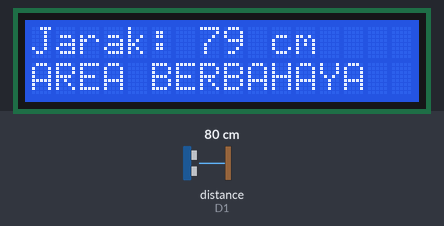
The program below on a simulated ESP8266 (NodeMCU). Parts: 16×2 character LCD. Wiring (inferred from the names in the program): ultrasonic range finder: trigger D0; echo D1. The inputs (shaded band) are chosen by the test bench; at power-on: distance to the obstacle (sensor on D1) 80 cm. The echo pulse lasts 58.3 µs per cm.

Above: at 2.7 s.
2.8 s: distance to the obstacle (sensor on D1) set to 98 cm
At 3.9 s:
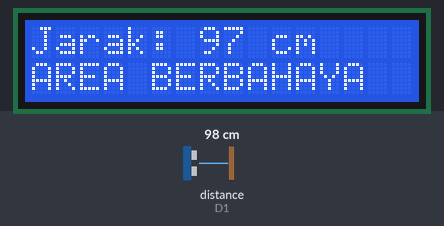
4.5 s: distance to the obstacle (sensor on D1) set to 106 cm
At 5.6 s:
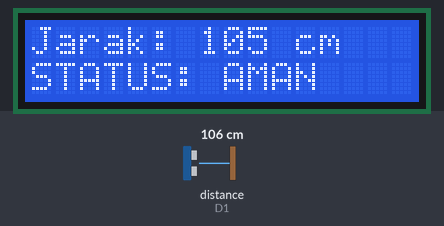
6.2 s: distance to the obstacle (sensor on D1) set to 2 cm
At 7.3 s:
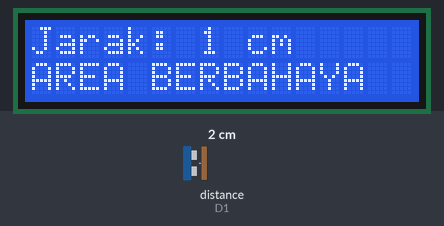
Timing chart, 0 to 9.2 s (numbered marks = the images above; inputs shaded):
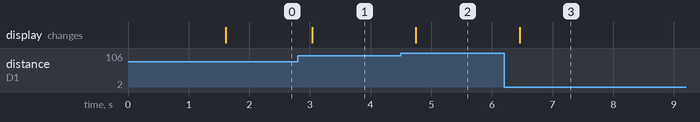

Measured:
- the behaviour switches between 100 and 101 cm on distance to the obstacle (sensor on D1) (found by bisection; images 1 and 2)
- after the input at 2.8 s, the display: changes after 0.23 s (image 1)
- after the input at 4.5 s, the display: changes after 0.25 s (image 2)
- after the input at 6.2 s, the display: changes after 0.26 s (image 3)

The program:

main.cpp
```cpp
#include <Arduino.h>
#include <Wire.h>
#include <LiquidCrystal_I2C.h>

int Trig_PIN = D0;
int ECHO_PIN = D1;

LiquidCrystal_I2C lcd(0x27, 16, 2);

long bacaJarak() {
  digitalWrite(Trig_PIN, LOW);
  delayMicroseconds(2);
  digitalWrite(Trig_PIN, HIGH);
  delayMicroseconds(10);
  digitalWrite(Trig_PIN, LOW);

  long duration = pulseIn(ECHO_PIN, HIGH);
  long distance = duration * 0.034 / 2; // cm
  return distance;
};

void setup() {
  pinMode(Trig_PIN, OUTPUT);
  pinMode(ECHO_PIN, INPUT);

  lcd.init();
  lcd.backlight();
  lcd.setCursor(0, 0);
  lcd.print("SISTEM SIAP...");
  delay(1500);
  lcd.clear();
}

void loop() {
  long distance = bacaJarak();

  lcd.setCursor(0, 0);
  lcd.print("Jarak: ");
  lcd.print(distance);
  lcd.print(" cm    ");

  lcd.setCursor(0, 1);
  if (distance < 100) {
    lcd.print("AREA BERBAHAYA");
  } else {
    lcd.print("STATUS: AMAN  ");
  }

  delay(250);
}
```
